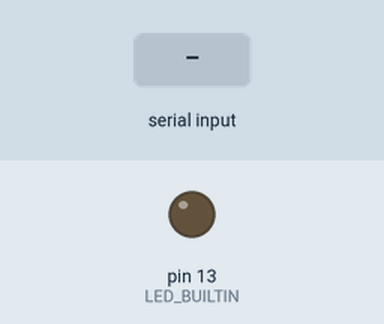
The sketch below on a simulated Arduino Uno, built with avr-gcc and run on an emulated ATmega328P. Shown: output pins drawn as LEDs (lit = HIGH). Dashed ring = blinking. The test bench sets the inputs (shaded band). What the sketch prints to the serial monitor is not drawn.

Above: at 2.2 s.
2.3 s: "r" received over Serial
At 3.1 s:
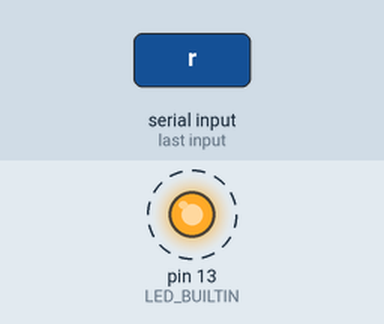
Timing chart, 0 to 11.3 s (numbered marks = the images above; inputs shaded):
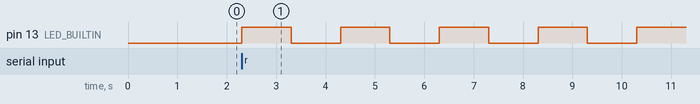

The sketch:

serial.ino
```cpp
#define BAUD_RATE 9600

int no_of_flashes = 0;

void flash_leds ()
{
  digitalWrite(LED_BUILTIN, HIGH);   // turn the LED on (HIGH is the voltage level)
  delay(1000);                       // wait for a second
  digitalWrite(LED_BUILTIN, LOW);    // turn the LED off by making the voltage LOW
  delay(1000);
}

// the setup function runs once when you press reset or power the board
void setup()
{
  // initialize digital pin LED_BUILTIN as an output.
  pinMode(LED_BUILTIN, OUTPUT);
  //Start a serial connection
  Serial.begin(BAUD_RATE);
  // Wait for stable connection, report reset.
  delay(1000);
  Serial.println("***RESET***");
}

// the loop function runs over and over again forever
void loop()
{
  //This line checks whether there is anything to read
  if (Serial.available()) {
      char inChar = Serial.read(); //This reads one byte

      if (inChar =='s') {
        Serial.println("Got s");
      }
      else if (inChar == 'l') {
        flash_leds();
        no_of_flashes++;
      }
      else if (inChar == 'r') {
        for (int i = 0; i < 10; i++) {
          flash_leds();
          no_of_flashes++;
        }
      }
  }
  Serial.println(no_of_flashes);
}
```

Measured:
- after the input at 2.3 s, pin 13 (LED_BUILTIN): alternates HIGH for 1.0 s and LOW for 1.0 s, starting at once
